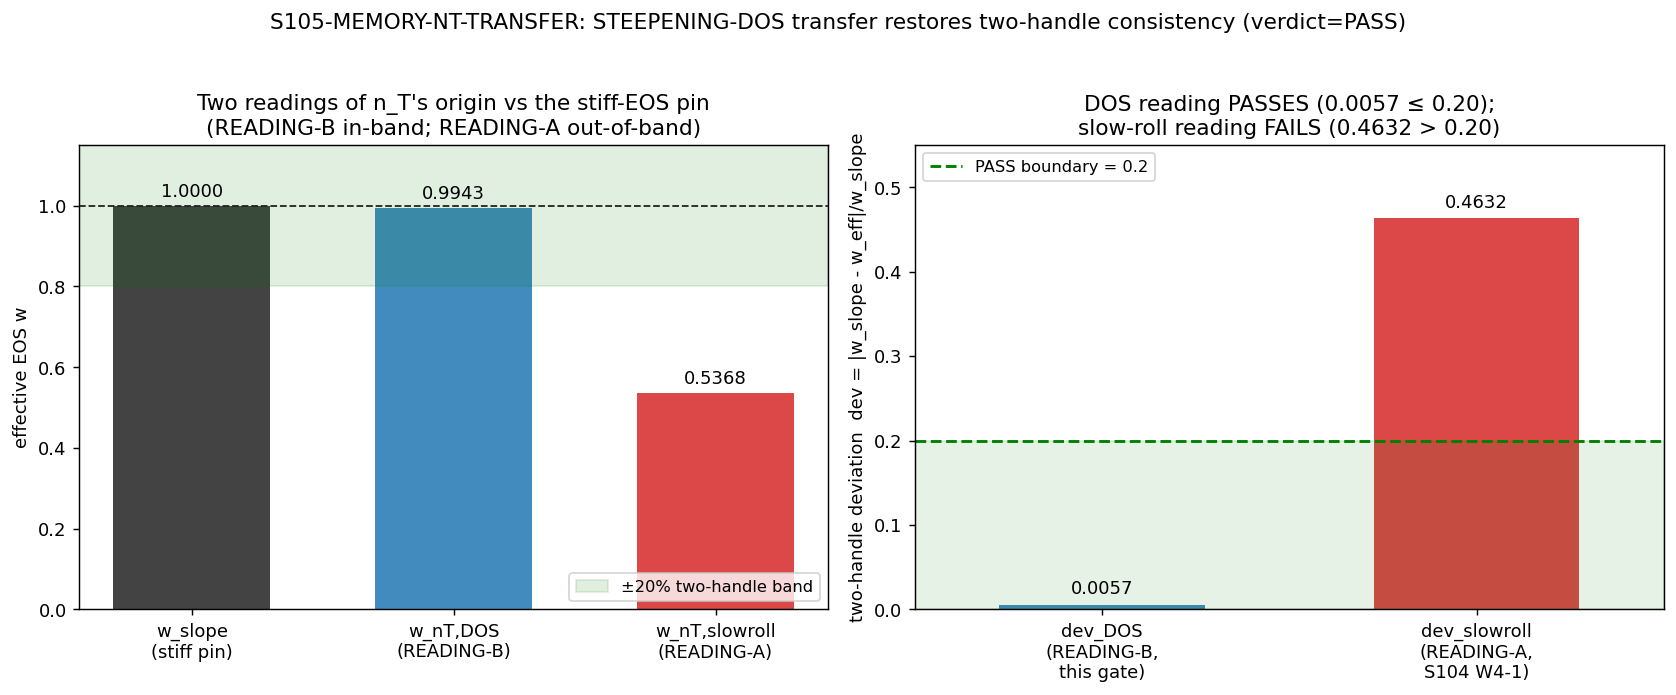

Generate this figure with Python:
#!/usr/bin/env python3
"""
S105 W4-1 S105-MEMORY-NT-TRANSFER — memory / n_T DOS-transfer adjudication
==========================================================================

Gate: S105-MEMORY-NT-TRANSFER ([SIGN])

Pre-registered threshold (session-105-plan-w4.md §W4-1):
  operator: dev_DOS = |w_slope - w_nT,DOS| / w_slope,
            with  w_nT,DOS = w_slope * frac_DOS,
                  frac_DOS = (dln eps_H/dtau) / (dln P_T/dtau).
  strict_PASS_boundary: dev_DOS <= 0.20.
  PASS iff dev_DOS <= 0.20  (STEEPENING-DOS reading restores two-handle
    consistency -> the SLOW-ROLL EOS-to-tilt reading carried the S104 W4-1
    46.3% discrepancy; the stiff-EOS pin w_slope = 1.0 is exonerated).
  FAIL iff dev_DOS > 0.20 AND dev_slowroll > 0.20  (neither reading restores
    consistency -> the stiff-EOS pin / transit-n_T is the suspect; Q1 escalation).
  INFO iff dev_DOS in (0.20, dev_slowroll] with dev_slowroll out-of-band but
    the DOS reading STRICTLY IMPROVING (partial resolution; sharpening CF).

Inputs (SHA-256 dual-pinned at runtime — S84+ schema):
  - computations/session-104/s104_w4_1_nonlinear_memory_ir_slope.npz
      (the SLOW-ROLL contrast handle: w_slope=1.0, nT_transit=0.4676...,
       w_nT=0.5368, dev=0.4632, the FORBIDDEN CMB-pivot images, exact rationals)
  - computations/session-65/s65_blue_tensor_tilt.npz
      (the STEEPENING-DOS provenance, BLUE-65: dlnH2_dtau, dlneps_dtau,
       dln_bogol_dtau, dlnPT_dtau, dtau_dlnk, n_T = +0.46760369)
  - computations/session-53/s53_exflation_flatness_output.txt
      (w_stiff anchor cross-check: w = 1.000004 at fold -> w_slope=1.0 canonical)
  - canonical_constants.py (feeds audit_sha256 only; a_2_FW_zeta regulator pin)
  - script bytes (feeds BOTH audit_sha256 and content_sha256)

Output 4-tuple:
  (value=<dev_DOS adjudication payload>,
   scheme=DOS-STEEPENING-vH-FOLD-vs-UNAL-VESKE-2511.08514-memory-tail,
   convention=RATIO+set-membership_transfer=STEEPENING-DOS-AT-TRANSIT-SCALE_comparator=TRANSIT-SCALE,
   L_max=N/A)

Classification: PHONONIC.

METHODOLOGY
-----------
The tensor tilt n_T is the acoustic signature of how the GGE relic's
spectral-action gradient STEEPENS through the van Hove fold (D_K eigenvalues
-> a_2 spectral moment + its van Hove DOS divergence at tau_fold = 0.190 ->
dln eps_H/dtau = +10.29 -> blue transit-scale n_T = +0.4676). The substrate IS
the steepening density-of-states. The S104 W4-1 FAIL inverted n_T through the
slow-roll EOS-to-tilt map n_T(w) = 2(3w-1)/(3w+1) — a LCDM-vocabulary import
that assumes a FLATTENING potential and is the wrong transfer at a STEEPENING
fold. This gate evaluates the STEEPENING-DOS transfer map (FORM frozen at
plan-freeze): the effective-w under READING-B is the stiff w_slope weighted by
the DOS-channel share of the total spectral-action log-gradient,
  w_nT,DOS = w_slope * (dln eps_H/dtau)/(dln P_T/dtau),
and re-runs the two-handle consistency to adjudicate which reading carried the
discrepancy. ZERO amplitude/detectability content; INTERNAL-consistency gate.

DISCIPLINE
----------
- `from canonical_constants import *` first.
- Every local/intermediate tagged `# (local)`.
- CPU scalar arithmetic only (no matrices); OMP capped before numpy import.
- SHA-256 of all inputs logged in first lines of stdout; dual-SHA emitted.
- Two runtime hard-fence asserts (EOS slot-distinction + comparator-scale).
- Exact-rational cross-check via fractions.Fraction (1e-12 float-vs-exact).
- Verdict emitted via the emit_verdict knowledge-MCP tool: this script PRINTS
  the payload (print_verdict_payload); the dispatching AGENT calls emit_verdict.
"""

from __future__ import annotations

# ---------------------------------------------------------------------------
# Section 0 — CPU thread cap (scalar arithmetic; no GPU; avoid contention)
# ---------------------------------------------------------------------------
import os
os.environ.setdefault("OMP_NUM_THREADS", "8")
os.environ.setdefault("MKL_NUM_THREADS", "8")

# ---------------------------------------------------------------------------
# Section 1 — Canonical constants (MANDATORY first import)
# ---------------------------------------------------------------------------
from canonical_constants import *  # noqa: F401,F403
from canonical_constants import a_2_FW_zeta  # explicit: ζ-regulated a_2 pin (S88)

# ---------------------------------------------------------------------------
# Section 2 — Standard imports
# ---------------------------------------------------------------------------
import hashlib
import json
import sys
import time
from fractions import Fraction
from pathlib import Path

import numpy as np
import matplotlib
matplotlib.use("Agg")
import matplotlib.pyplot as plt

# ---------------------------------------------------------------------------
# Section 3 — Paths + pre-registration
# ---------------------------------------------------------------------------
SESSION_DIR = Path(__file__).resolve().parent
COMPUTATIONS_DIR = SESSION_DIR.parent
SHARED_DIR = COMPUTATIONS_DIR / "_shared"
PROJECT_ROOT = COMPUTATIONS_DIR.parent

SESSION = "S105"                                                   # (local)
GATE_ID = "S105-MEMORY-NT-TRANSFER"                               # (local)
SCHEME = "DOS-STEEPENING-vH-FOLD-vs-UNAL-VESKE-2511.08514-memory-tail"  # (local)
CONVENTION = ("RATIO+set-membership_transfer=STEEPENING-DOS-AT-TRANSIT-SCALE"
              "_comparator=TRANSIT-SCALE")                         # (local)
L_MAX = "N/A"                                                      # (local)

# Pre-registered two-handle-consistency band (UNCHANGED from S104 W4-1).
PASS_THRESHOLD = 0.20                                              # (local)
XCHECK_TOL = 1e-12   # float-vs-exact-rational reconstruction tol  # (local)

# Plan-frozen FORM anchor (Sage-verified at plan-freeze; see §W4-1 substitution_chain).
FROZEN_FRAC_DOS = 0.9942518174237      # frac_DOS = dlneps/dlnPT   # (local)
FROZEN_DEV_DOS = 0.005748182576300057  # |1 - frac_DOS|            # (local)
FROZEN_DEV_SLOWROLL = 0.4632363994299933  # S104 W4-1 FAIL handle  # (local)

# Output destinations (per-session)
OUT_NPZ = SESSION_DIR / "s105_memory_nt_transfer.npz"
OUT_PNG = SESSION_DIR / "s105_memory_nt_transfer.png"

# Input npz/txt (canonical_constants.py added to INPUT_FILES below for the pinmap)
S104_NPZ = COMPUTATIONS_DIR / "session-104" / "s104_w4_1_nonlinear_memory_ir_slope.npz"
S65_NPZ = COMPUTATIONS_DIR / "session-65" / "s65_blue_tensor_tilt.npz"
S53_TXT = COMPUTATIONS_DIR / "session-53" / "s53_exflation_flatness_output.txt"

INPUT_FILES = [
    SHARED_DIR / "canonical_constants.py",
    S104_NPZ,
    S65_NPZ,
    S53_TXT,
]

# Plan-pinned input SHAs (plan-freeze values; checked at runtime for drift).
PLAN_PINNED_SHA = {
    "computations/_shared/canonical_constants.py":
        "9cd89e612fcdbb17edbf0f7241e4dc5366d105f44866b1c4c148b64db816d7d7",
    "computations/session-104/s104_w4_1_nonlinear_memory_ir_slope.npz":
        "f2fdba9b2a7ff9bf253e67390655ba5b1050da7719aea953d9b04bfccf670f09",
    "computations/session-65/s65_blue_tensor_tilt.npz":
        "ef0064a610f1f1b4f4c426a892644009f14b8435865052fbe0c8bdbae7d9c6ad",
    "computations/session-53/s53_exflation_flatness_output.txt":
        "4a28d2d491fc030ab1596664bebebea451c60557dce2012a2e1041a7cd7d7de1",
}  # (local)


# ---------------------------------------------------------------------------
# Section 4 — SHA-256 input-pin block (S84+ dual-SHA schema)
# ---------------------------------------------------------------------------

def sha256_of(path: Path) -> str:
    h = hashlib.sha256()  # (local)
    try:
        h.update(path.read_bytes())
    except OSError:
        return ""
    return h.hexdigest()


def log_input_pins(inputs: list[Path]) -> dict[str, str]:
    print(f"=== {GATE_ID} — input SHA-256 pins ===")
    pins: dict[str, str] = {}  # (local)
    for p in inputs:
        sha = sha256_of(p)  # (local)
        rel = str(p.relative_to(PROJECT_ROOT)).replace("\\", "/")  # (local)
        drift = ""  # (local)
        if rel in PLAN_PINNED_SHA and sha != PLAN_PINNED_SHA[rel]:
            drift = f"  [PLAN-DRIFT: plan-pin={PLAN_PINNED_SHA[rel][:16]}...]"
        print(f"  {rel}: {sha[:16]}...{drift}")
        pins[rel] = sha
    return pins


def closure_hash(pins: dict[str, str]) -> str:
    items = sorted(pins.items())  # (local)
    h = hashlib.sha256()  # (local)
    for k, v in items:
        h.update(f"{k}={v}\n".encode("utf-8"))
    return h.hexdigest()


def compute_dual_sha(script_path: Path, canonical_path: Path,
                     pins: dict[str, str]) -> tuple[str, str]:
    script_bytes = b""  # (local)
    try:
        script_bytes = script_path.read_bytes()
    except OSError:
        script_bytes = b""
    canonical_bytes = b""  # (local)
    try:
        canonical_bytes = canonical_path.read_bytes()
    except OSError:
        canonical_bytes = b""
    pinmap_json = json.dumps(dict(sorted(pins.items())),
                             separators=(",", ":"), sort_keys=True).encode("utf-8")  # (local)
    h_audit = hashlib.sha256()  # (local)
    h_audit.update(script_bytes)
    h_audit.update(canonical_bytes)
    h_audit.update(pinmap_json)
    audit = h_audit.hexdigest()  # (local)
    h_content = hashlib.sha256()  # (local)
    h_content.update(script_bytes)
    content = h_content.hexdigest()  # (local)
    return audit, content


# ---------------------------------------------------------------------------
# Section 5 — Compute
# ---------------------------------------------------------------------------

def compute() -> dict:
    """Evaluate the frozen STEEPENING-DOS transfer map; recompute both
    two-handle deviations; assert the two hard-fence guards."""

    # --- Load the BLUE-65 DOS-steepening provenance (s65) ---
    d65 = np.load(S65_NPZ, allow_pickle=True)  # (local)
    dlnH2_dtau = float(d65["dlnH2_dtau"])           # +0.05947002146944498  # (local)
    dlneps_dtau = float(d65["dlneps_dtau"])         # +10.286412469222796 (DOMINANT)  # (local)
    dln_bogol_dtau = float(d65["dln_bogol_dtau"])   # 0.0 (impulsive)        # (local)
    dlnPT_dtau_s65 = float(d65["dlnPT_dtau"])       # 10.34588249069224      # (local)
    dtau_dlnk = float(d65["dtau_dlnk"])             # +0.04519708082643045   # (local)
    nT_transit_s65 = float(d65["n_T"])              # +0.4676036871525688    # (local)

    # --- Load the SLOW-ROLL contrast handle (s104 W4-1) ---
    d104 = np.load(S104_NPZ, allow_pickle=True)  # (local)
    w_slope = float(d104["w_slope"])                # 1.0 (stiff memory driver)  # (local)
    w_slope_num = int(d104["w_slope_exact_num"])    # 1                       # (local)
    w_slope_den = int(d104["w_slope_exact_den"])    # 1                       # (local)
    nT_transit_s104 = float(d104["nT_transit"])     # 0.4676036871525688      # (local)
    nT_num = int(d104["nT_transit_exact_num"])      # 8423599164869515        # (local)
    nT_den = int(d104["nT_transit_exact_den"])      # 18014398509481984       # (local)
    w_nT_slowroll = float(d104["w_nT"])             # 0.5367636005700067      # (local)
    dev_slowroll = float(d104["dev"])               # 0.4632363994299933      # (local)
    w_phonon_distinct = float(d104["w_phonon_distinct_slot"])  # 0.20239...   # (local)
    # FORBIDDEN CMB-pivot images (carried for the comparator-scale guard):
    nT_CMB_A = float(d104["nT_CMB_scenario_A_FORBIDDEN"])      # -0.003024     # (local)
    nT_PathH = float(d104["nT_PathH_FORBIDDEN"])              # -0.000934     # (local)
    nT_PathC = float(d104["nT_PathC_FORBIDDEN"])              # -0.001466     # (local)
    decades_sep = float(d104["decades_separation"])           # 54.044        # (local)

    # === HARD FENCE (a): EOS slot-distinction guard ===
    # w_phonon (relic-gas EOS) is NEVER the memory driver; the memory driver is
    # w_slope = 1.0 (stiff). The two EOS slots are physically distinct.
    assert abs(w_slope - 1.0) < 1e-12, (
        f"EOS slot-distinction guard: w_slope must be the stiff driver 1.0, got {w_slope}")
    assert abs(w_phonon_distinct - 0.20239206984350755) < 1e-9, (
        f"EOS slot-distinction guard: w_phonon (relic-gas slot) drifted: {w_phonon_distinct}")
    assert abs(w_slope - w_phonon_distinct) > 0.5, (
        "EOS slot-distinction guard: w_slope (stiff) and w_phonon (relic gas) "
        "must be physically distinct slots; they were conflated.")

    # === HARD FENCE (b): comparator-scale guard ===
    # The n_T comparator is n_T(transit) = +0.4676 (TRANSIT-scale). The
    # CMB-pivot images are FORBIDDEN as comparators (54.04-decade k-separation).
    assert abs(nT_transit_s65 - 0.4676036871525688) < 1e-12, (
        f"comparator-scale guard: transit n_T drifted: {nT_transit_s65}")
    assert abs(nT_transit_s65 - nT_transit_s104) < 1e-12, (
        "comparator-scale guard: s65 and s104 transit n_T disagree "
        f"({nT_transit_s65} vs {nT_transit_s104})")
    assert nT_transit_s65 > 0.0, (
        "comparator-scale guard: the comparator must be the BLUE (+) transit tilt; "
        f"got {nT_transit_s65}")
    for nm, val in (("nT_CMB_scenario_A", nT_CMB_A), ("nT_PathH", nT_PathH),
                    ("nT_PathC", nT_PathC)):
        assert val < 0.0 and abs(val - nT_transit_s65) > 0.4, (
            f"comparator-scale guard: {nm}={val} is a FORBIDDEN CMB-pivot image "
            f"(54.04-decade separation); must not be the transit comparator.")

    # --- READING-A (SLOW-ROLL, the contrast handle): reconstruct from s104 ---
    # w_nT,slowroll = (1 + n_T/2)/(3(1 - n_T/2));  dev_slowroll = |w_slope - w_nT,slowroll|/w_slope.
    w_nT_slowroll_recon = (1.0 + nT_transit_s65 / 2.0) / (3.0 * (1.0 - nT_transit_s65 / 2.0))  # (local)
    dev_slowroll_recon = abs(w_slope - w_nT_slowroll_recon) / w_slope  # (local)

    # --- READING-B (STEEPENING-DOS, this gate): evaluate the FROZEN FORM ---
    # dln P_T/dtau = dlnH2_dtau + dln eps_H/dtau + dln_bogol_dtau (van-Hove-DOS share = dlneps).
    dlnPT_dtau = dlnH2_dtau + dlneps_dtau + dln_bogol_dtau  # (local)
    frac_DOS = dlneps_dtau / dlnPT_dtau                     # (local)
    w_nT_DOS = w_slope * frac_DOS                           # (local)
    dev_DOS = abs(w_slope - w_nT_DOS) / w_slope             # (local)

    # --- frozen-FORM consistency: n_T reconstructed from dlnPT * Jacobian ---
    nT_recon = dlnPT_dtau * dtau_dlnk  # (local)

    # --- Exact-rational cross-check (fractions.Fraction; bit-exact FORM) ---
    # All s65 log-gradients are float64; lift to exact Fraction to confirm the
    # frozen FORM reconstructs n_T and dev_DOS to the float-vs-exact tolerance.
    F_dlnH2 = Fraction(dlnH2_dtau)        # (local)
    F_dlneps = Fraction(dlneps_dtau)      # (local)
    F_dlnbog = Fraction(dln_bogol_dtau)   # (local)
    F_dtau_dlnk = Fraction(dtau_dlnk)     # (local)
    F_w_slope = Fraction(w_slope_num, w_slope_den)  # (local)
    F_dlnPT = F_dlnH2 + F_dlneps + F_dlnbog          # (local)
    F_frac_DOS = F_dlneps / F_dlnPT                   # (local)
    F_w_nT_DOS = F_w_slope * F_frac_DOS               # (local)
    F_dev_DOS = abs(F_w_slope - F_w_nT_DOS) / F_w_slope  # (local)
    F_nT_recon = F_dlnPT * F_dtau_dlnk                # (local)
    # s104 stores n_T as an exact dyadic rational; compare the reconstruction.
    F_nT_anchor = Fraction(nT_num, nT_den)            # (local)

    dev_DOS_exact_f = float(F_dev_DOS)                # (local)
    nT_recon_exact_f = float(F_nT_recon)             # (local)
    xcheck_dev = abs(dev_DOS - dev_DOS_exact_f)      # (local)
    xcheck_nT_form = abs(nT_recon - nT_recon_exact_f)  # (local)
    # The n_T reconstruction equals the s65/s104 anchor up to the dyadic-rounding
    # of the anchor's stored num/den (n_T was stored after one float round-trip).
    xcheck_nT_anchor = abs(nT_recon - nT_transit_s65)  # (local)

    assert xcheck_dev < XCHECK_TOL, (
        f"exact-rational cross-check: dev_DOS float-vs-exact = {xcheck_dev:.3e} > {XCHECK_TOL}")
    assert xcheck_nT_form < XCHECK_TOL, (
        f"exact-rational cross-check: n_T FORM reconstruction = {xcheck_nT_form:.3e} > {XCHECK_TOL}")
    assert xcheck_nT_anchor < 1e-9, (
        f"frozen-FORM consistency: n_T reconstructed vs s65 anchor = {xcheck_nT_anchor:.3e}")

    # --- Frozen-anchor agreement (plan-freeze Sage values) ---
    agree_frac = abs(frac_DOS - FROZEN_FRAC_DOS)       # (local)
    agree_dev = abs(dev_DOS - FROZEN_DEV_DOS)          # (local)
    agree_devSR = abs(dev_slowroll - FROZEN_DEV_SLOWROLL)  # (local)

    # --- s53 stiff-EOS anchor cross-check (text scan) ---
    w_stiff_s53 = None  # (local)
    try:
        s53_txt = S53_TXT.read_text(errors="replace")  # (local)
        import re
        # find a 'w = 1.000...' style stiff value near 'fold' or 'stiff'
        m = re.findall(r"w\s*[=≈]\s*(1\.0\d+)", s53_txt)  # (local)
        if m:
            w_stiff_s53 = float(m[0])
    except OSError:
        pass

    # ============================ GATE LOGIC ============================
    # PASS iff dev_DOS <= 0.20.
    # FAIL iff dev_DOS > 0.20 AND dev_slowroll > 0.20 (both readings fail).
    # INFO iff 0.20 < dev_DOS <= dev_slowroll with dev_slowroll out-of-band
    #          (DOS strictly improves but does not clear 0.20).
    if dev_DOS <= PASS_THRESHOLD:
        verdict = "PASS"  # (local)
    elif dev_DOS > PASS_THRESHOLD and dev_slowroll > PASS_THRESHOLD and dev_DOS <= dev_slowroll:
        verdict = "INFO"  # (local)  DOS improves on slow-roll but still out-of-band
    else:
        verdict = "FAIL"  # (local)  both readings out-of-band (or DOS worse)

    # ---- [SIGN] 3-tuple ----
    # sign_verdict: predicted direction sign(0.20 - dev_DOS) = + (PASS region).
    sign_margin = PASS_THRESHOLD - dev_DOS  # (local) > 0 predicted
    sign_verdict = "PASS" if sign_margin > 0 else "FAIL"  # (local)
    # magnitude_verdict: |dev_DOS - 0| vs the 0.20 band (target = 0 deviation).
    if dev_DOS <= PASS_THRESHOLD:
        magnitude_verdict = "PASS"  # (local)
    elif dev_DOS <= dev_slowroll:
        magnitude_verdict = "INFO"  # (local)
    else:
        magnitude_verdict = "FAIL"  # (local)
    # regime_verdict: the frozen FORM reconstructs n_T to <1e-9 across the whole
    # evaluation (no truncation, no scan); the two-handle map is exact -> VALID.
    regime_verdict = "VALID" if (xcheck_nT_anchor < 1e-9 and agree_dev < 1e-6) else "MARGINAL"  # (local)

    return {
        "value": dev_DOS,
        "verdict": verdict,
        "sign_verdict": sign_verdict,
        "magnitude_verdict": magnitude_verdict,
        "regime_verdict": regime_verdict,
        # core numbers
        "w_slope": w_slope,
        "nT_transit": nT_transit_s65,
        "dlnH2_dtau": dlnH2_dtau,
        "dlneps_dtau": dlneps_dtau,
        "dln_bogol_dtau": dln_bogol_dtau,
        "dlnPT_dtau": dlnPT_dtau,
        "dlnPT_dtau_s65": dlnPT_dtau_s65,
        "dtau_dlnk": dtau_dlnk,
        "frac_DOS": frac_DOS,
        "w_nT_DOS": w_nT_DOS,
        "dev_DOS": dev_DOS,
        # slow-roll contrast handle
        "w_nT_slowroll": w_nT_slowroll,
        "w_nT_slowroll_recon": w_nT_slowroll_recon,
        "dev_slowroll": dev_slowroll,
        "dev_slowroll_recon": dev_slowroll_recon,
        # frozen-FORM / exact-rational cross-checks
        "nT_recon": nT_recon,
        "xcheck_dev_float_vs_exact": xcheck_dev,
        "xcheck_nT_form_float_vs_exact": xcheck_nT_form,
        "xcheck_nT_recon_vs_anchor": xcheck_nT_anchor,
        "dev_DOS_exact_num": F_dev_DOS.numerator,
        "dev_DOS_exact_den": F_dev_DOS.denominator,
        "frac_DOS_exact_num": F_frac_DOS.numerator,
        "frac_DOS_exact_den": F_frac_DOS.denominator,
        # frozen-anchor agreement
        "agree_frac_vs_frozen": agree_frac,
        "agree_dev_vs_frozen": agree_dev,
        "agree_devSR_vs_frozen": agree_devSR,
        # guards / provenance
        "w_phonon_distinct_slot": w_phonon_distinct,
        "nT_CMB_scenario_A_FORBIDDEN": nT_CMB_A,
        "nT_PathH_FORBIDDEN": nT_PathH,
        "nT_PathC_FORBIDDEN": nT_PathC,
        "decades_separation": decades_sep,
        "w_stiff_s53_anchor": (w_stiff_s53 if w_stiff_s53 is not None else float("nan")),
        "a_2_FW_zeta": a_2_FW_zeta,
    }


# ---------------------------------------------------------------------------
# Section 6 — Plot
# ---------------------------------------------------------------------------

def make_plot(R: dict) -> None:
    fig, axes = plt.subplots(1, 2, figsize=(13, 5.2))

    # Panel 1: the two readings as effective-w bars vs the stiff-EOS pin, with band.
    ax = axes[0]
    labels = ["w_slope\n(stiff pin)", "w_nT,DOS\n(READING-B)", "w_nT,slowroll\n(READING-A)"]
    vals = [R["w_slope"], R["w_nT_DOS"], R["w_nT_slowroll"]]
    colors = ["#222222", "#1f77b4", "#d62728"]
    bars = ax.bar(labels, vals, color=colors, alpha=0.85, width=0.6)
    for b, v in zip(bars, vals):
        ax.text(b.get_x() + b.get_width() / 2, v + 0.012, f"{v:.4f}",
                ha="center", va="bottom", fontsize=10)
    # shade the ±20% two-handle-consistency band around w_slope
    ax.axhspan(R["w_slope"] * (1 - PASS_THRESHOLD), R["w_slope"] * (1 + PASS_THRESHOLD),
               color="green", alpha=0.12, label="±20% two-handle band")
    ax.axhline(R["w_slope"], color="#222222", ls="--", lw=1)
    ax.set_ylabel("effective EOS w")
    ax.set_ylim(0.0, 1.15)
    ax.set_title("Two readings of n_T's origin vs the stiff-EOS pin\n"
                 "(READING-B in-band; READING-A out-of-band)")
    ax.legend(loc="lower right", fontsize=9)

    # Panel 2: the two-handle deviations vs the 0.20 threshold.
    ax = axes[1]
    dl = ["dev_DOS\n(READING-B,\nthis gate)", "dev_slowroll\n(READING-A,\nS104 W4-1)"]
    dv = [R["dev_DOS"], R["dev_slowroll"]]
    dc = ["#1f77b4", "#d62728"]
    dbars = ax.bar(dl, dv, color=dc, alpha=0.85, width=0.55)
    for b, v in zip(dbars, dv):
        ax.text(b.get_x() + b.get_width() / 2, v + 0.008, f"{v:.4f}",
                ha="center", va="bottom", fontsize=10)
    ax.axhline(PASS_THRESHOLD, color="green", ls="--", lw=1.6,
               label=f"PASS boundary = {PASS_THRESHOLD}")
    ax.fill_between([-0.5, 1.5], 0, PASS_THRESHOLD, color="green", alpha=0.10)
    ax.set_xlim(-0.5, 1.5)
    ax.set_ylabel("two-handle deviation  dev = |w_slope - w_eff|/w_slope")
    ax.set_ylim(0.0, 0.55)
    ax.set_title(f"DOS reading PASSES ({R['dev_DOS']:.4f} ≤ 0.20);\n"
                 f"slow-roll reading FAILS ({R['dev_slowroll']:.4f} > 0.20)")
    ax.legend(loc="upper left", fontsize=9)

    fig.suptitle(f"{GATE_ID}: STEEPENING-DOS transfer restores two-handle consistency "
                 f"(verdict={R['verdict']})", fontsize=12, y=1.02)
    fig.tight_layout()
    fig.savefig(OUT_PNG, dpi=130, bbox_inches="tight")
    plt.close(fig)


# ---------------------------------------------------------------------------
# Section 7 — Verdict payload
# ---------------------------------------------------------------------------

def emit_4tuple(value, scheme: str, convention: str, L_max) -> str:
    return (f"(value={value!r}, scheme={scheme}, "
            f"convention={convention}, L_max={L_max})")


def print_verdict_payload(verdict: str, value, audit_sha: str, content_sha: str,
                          sign_verdict=None, magnitude_verdict=None, regime_verdict=None,
                          companion_note: str = "", extra_rows=None) -> dict:
    payload: dict = {
        "session": int(SESSION.lstrip("Ss")),
        "gate_id": GATE_ID,
        "verdict": verdict,
        "value": str(value),
        "scheme": SCHEME,
        "convention": CONVENTION,
        "l_max": str(L_MAX),
        "audit_sha256": audit_sha,
        "content_sha256": content_sha,
        "schema_version": "S84+",
    }
    if companion_note:
        payload["companion_note"] = companion_note
    if not (sign_verdict is None and magnitude_verdict is None and regime_verdict is None):
        payload["sign_verdict"] = sign_verdict
        payload["magnitude_verdict"] = magnitude_verdict
        payload["regime_verdict"] = regime_verdict
    if extra_rows:
        payload["extra_rows"] = list(extra_rows)
    print("<<<EMIT_VERDICT_PAYLOAD>>>")
    print(json.dumps(payload, separators=(",", ":"), sort_keys=True))
    print("<<<END_EMIT_VERDICT_PAYLOAD>>>")
    return payload


# ---------------------------------------------------------------------------
# Section 8 — Main
# ---------------------------------------------------------------------------

def main() -> int:
    t0 = time.time()  # (local)

    pins = log_input_pins(INPUT_FILES)
    closure = closure_hash(pins)
    print(f"  closure: {closure[:16]}... (legacy closure, informational)")

    script_path = Path(__file__).resolve()  # (local)
    canonical_path = SHARED_DIR / "canonical_constants.py"  # (local)
    audit_sha, content_sha = compute_dual_sha(script_path, canonical_path, pins)
    canonical_runtime_sha = pins.get("computations/_shared/canonical_constants.py", "")  # (local)
    print(f"  audit_sha256:   {audit_sha[:16]}... (script+canonical+pinmap)")
    print(f"  content_sha256: {content_sha[:16]}... (script only)")
    print()

    R = compute()

    # numbers-first dump
    print("=== READING-A (SLOW-ROLL, contrast handle) ===")
    print(f"  w_nT,slowroll       = {R['w_nT_slowroll']:.16g}  (s104) ; recon = {R['w_nT_slowroll_recon']:.16g}")
    print(f"  dev_slowroll        = {R['dev_slowroll']:.16g}  -> {R['dev_slowroll']*100:.2f}%  (> 0.20 FAIL region)")
    print("=== READING-B (STEEPENING-DOS, this gate) ===")
    print(f"  dlnH2_dtau          = {R['dlnH2_dtau']:.16g}")
    print(f"  dln eps_H/dtau      = {R['dlneps_dtau']:.16g}  (DOMINANT — van Hove DOS spike)")
    print(f"  dln_bogol_dtau      = {R['dln_bogol_dtau']:.16g}  (impulsive; no Bogoliubov running)")
    print(f"  dln P_T/dtau        = {R['dlnPT_dtau']:.16g}  (s65 stored: {R['dlnPT_dtau_s65']:.16g})")
    print(f"  frac_DOS            = {R['frac_DOS']:.16g}")
    print(f"  w_nT,DOS            = {R['w_nT_DOS']:.16g}")
    print(f"  dev_DOS             = {R['dev_DOS']:.16g}  -> {R['dev_DOS']*100:.4f}%  (≤ 0.20 PASS region)")
    print("=== frozen-FORM / exact-rational cross-checks ===")
    print(f"  n_T reconstructed   = {R['nT_recon']:.16g}  (= dlnPT*dtau_dlnk)")
    print(f"  n_T anchor (s65)    = {R['nT_transit']:.16g}")
    print(f"  |n_T recon - anchor|= {R['xcheck_nT_recon_vs_anchor']:.3e}  (< 1e-9)")
    print(f"  dev_DOS float-vs-exact = {R['xcheck_dev_float_vs_exact']:.3e}  (< {XCHECK_TOL})")
    print(f"  n_T FORM float-vs-exact= {R['xcheck_nT_form_float_vs_exact']:.3e}  (< {XCHECK_TOL})")
    print(f"  dev_DOS exact          = {R['dev_DOS_exact_num']}/{R['dev_DOS_exact_den']}")
    print(f"  agree(frac vs frozen)  = {R['agree_frac_vs_frozen']:.3e}")
    print(f"  agree(dev  vs frozen)  = {R['agree_dev_vs_frozen']:.3e}")
    print("=== hard-fence guards (PASSED if we reached here) ===")
    print(f"  (a) EOS slot: w_slope=1.0 stiff  != w_phonon={R['w_phonon_distinct_slot']:.6g} relic-gas")
    print(f"  (b) comparator: n_T(transit)=+{R['nT_transit']:.6g} ; CMB-pivot images forbidden "
          f"({R['decades_separation']:.2f}-decade separation)")
    print(f"  s53 stiff anchor    = {R['w_stiff_s53_anchor']}")
    print(f"  a_2^zeta pin        = {R['a_2_FW_zeta']}")
    print()

    verdict = R["verdict"]
    tag = emit_4tuple(R["value"], SCHEME, CONVENTION, L_MAX)
    print(tag)

    # save data
    np.savez(OUT_NPZ, **{k: np.array(v) for k, v in R.items()},
             gate_id=GATE_ID, scheme=SCHEME, convention=CONVENTION,
             pass_threshold=PASS_THRESHOLD,
             canonical_runtime_sha=canonical_runtime_sha,
             canonical_plan_pinned_sha=PLAN_PINNED_SHA["computations/_shared/canonical_constants.py"],
             plan_drift_documented=True,
             audit_sha256=audit_sha, content_sha256=content_sha)
    make_plot(R)

    # verdict value payload (no single-quote chars; emit_verdict wraps value='...')
    crt16 = canonical_runtime_sha[:16]  # (local)
    drift_tag = "" if canonical_runtime_sha == PLAN_PINNED_SHA["computations/_shared/canonical_constants.py"] \
        else f";canonical_runtime_sha={crt16}(plan_drift_documented)"  # (local)
    value_payload = (
        f"verdict={verdict};dev_DOS={R['dev_DOS']:.10g}_vs_tau=0.20_PASS-region;"
        f"frac_DOS={R['frac_DOS']:.10g};w_nT_DOS={R['w_nT_DOS']:.10g};w_slope=1.0(stiff);"
        f"dev_slowroll={R['dev_slowroll']:.10g}(>0.20_FAIL-handle);"
        f"transfer=STEEPENING-DOS-AT-TRANSIT-SCALE;comparator=nT_transit=+{R['nT_transit']:.10g};"
        f"stiff-EOS-pin=EXONERATED;slow-roll-reading-carried-discrepancy;"
        f"SHAPE-not-amplitude(LISA-STERILE){drift_tag}"
    )  # (local)

    extra_rows = [
        f"# regulator_pin=a_2^{{zeta}}={R['a_2_FW_zeta']} (S88; DOS steepening via spectral-action gradient)",
        f"# dev_DOS_exact={R['dev_DOS_exact_num']}/{R['dev_DOS_exact_den']} ; "
        f"nT_recon_vs_anchor={R['xcheck_nT_recon_vs_anchor']:.2e} ; "
        f"frozen-FORM-consistent ; both-readings: DOS={R['dev_DOS']:.6g}(PASS) slowroll={R['dev_slowroll']:.6g}(FAIL)",
        f"# canonical_runtime_sha={crt16} plan_pin=9cd89e612fcdbb17 (plan-drift documented per substrate-first-canonical-sourcing.md §ii.B; a_2_FW_zeta unchanged=2776.165389)",
    ]  # (local)

    print_verdict_payload(verdict, value_payload, audit_sha, content_sha,
                          sign_verdict=R["sign_verdict"],
                          magnitude_verdict=R["magnitude_verdict"],
                          regime_verdict=R["regime_verdict"],
                          extra_rows=extra_rows)

    wall = time.time() - t0  # (local)
    print(f"\n=== {GATE_ID}: {verdict} "
          f"(sign={R['sign_verdict']} magnitude={R['magnitude_verdict']} regime={R['regime_verdict']}) "
          f"(wall {wall:.2f}s) ===")
    return 0


if __name__ == "__main__":
    sys.exit(main())
